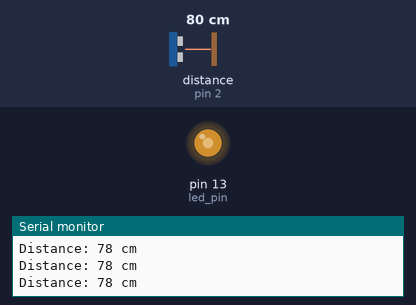
Bench run of a sketch on a simulated Arduino Uno, built with avr-gcc and run on an emulated ATmega328P. Shown: output pins drawn as LEDs (lit = HIGH), the last lines printed to the serial monitor. Wiring (inferred from the names in the program): ultrasonic range finder: trigger pin 3; echo pin 2. The inputs (shaded band) are chosen by the test bench; at power-on: distance to the obstacle (sensor on pin 2) 80 cm. The echo pulse lasts 58.3 µs per cm; pins used as bus, display or sensor lines are not drawn.

Above: at 1.2 s.
1.3 s: distance to the obstacle (sensor on pin 2) set to 145 cm
4.3 s: distance to the obstacle (sensor on pin 2) set to 152 cm
7.3 s: distance to the obstacle (sensor on pin 2) set to 2 cm
10.3 s: distance to the obstacle (sensor on pin 2) set to 9 cm
13.3 s: distance to the obstacle (sensor on pin 2) set to 12 cm
At 14.1 s:
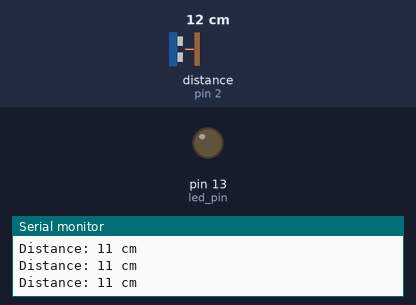
Timing chart, 0 to 15.8 s (numbered marks = the images above; inputs shaded):
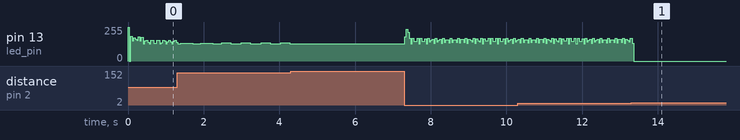

Measured:
- after the input at 4.3 s, pin 13 (led_pin): stops changing and stays 128/255

The sketch:

ultrasonicsensor.ino
```cpp
/**
 * @brief This is arduino code that handles the distance sensor input feed and print it on serial monitor
 *
 * @author Rahulkumar Gupta <grahulkumar2002@gmail.com>
 *
 */

// define pins
#define echoPin 2
#define trigPin 3
#define led_pin 13

// define variables
long duration;
int distance;

/**
 * @brief Setup function of arduino that runs on in the start which sets the pinMode.
 *
 */
void setup()
{

  // setting pinMode

  pinMode(led_pin, OUTPUT);
  pinMode(trigPin, OUTPUT);
  pinMode(echoPin, INPUT);
  Serial.begin(9600); // in order to setup a serial communication and print on serial monitor
}

/**
 * @brief Loop function of arduino runs loops continuous till arduino is on
 *
 */
void loop()
{

  digitalWrite(trigPin, LOW); // set trigger pin LOW
  delayMicroseconds(2);       // let signal settle

  digitalWrite(trigPin, HIGH); // set trigger pin HIGH
  delayMicroseconds(10);       // duration in HIGH state

  digitalWrite(trigPin, LOW); // set back to LOW
  delayMicroseconds(2);
  duration = pulseIn(echoPin, HIGH); // returns time in Microseconds
  distance = duration * 0.034 / 2;   // Speed of sound 340m/s ,Divide it by 2(Since,single is transmits and reflects back=>covering same path in different directions)

  Serial.print("Distance: ");
  Serial.print(distance);
  Serial.println(" cm");

  if (distance > 50)
  {                              // if satisfy
    digitalWrite(led_pin, HIGH); // set to HIGH
    delay(10);                   // duration in HIGH state
    digitalWrite(led_pin, LOW);  // set back to LOW
  }

  if (distance < 10)
  {

    digitalWrite(led_pin, HIGH); // following in same manner as above
    delay(10);
    digitalWrite(led_pin, LOW);
  }
}
```
